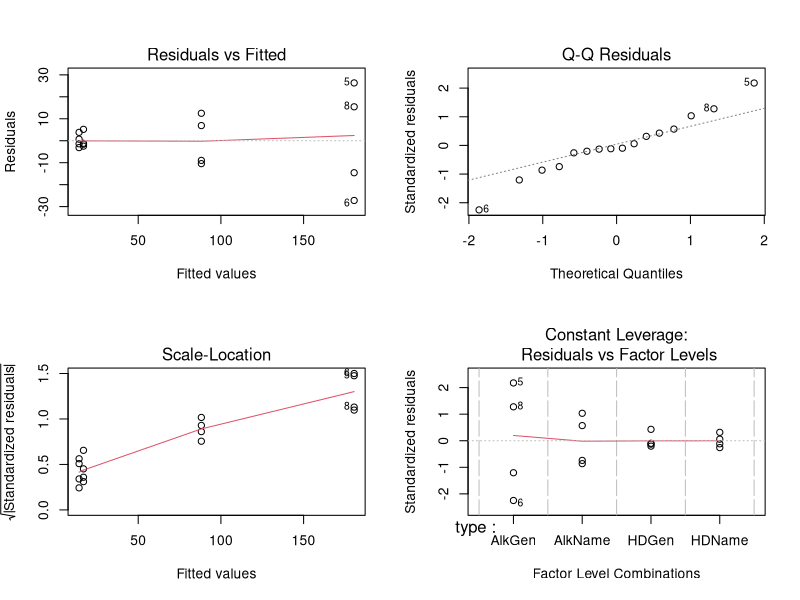
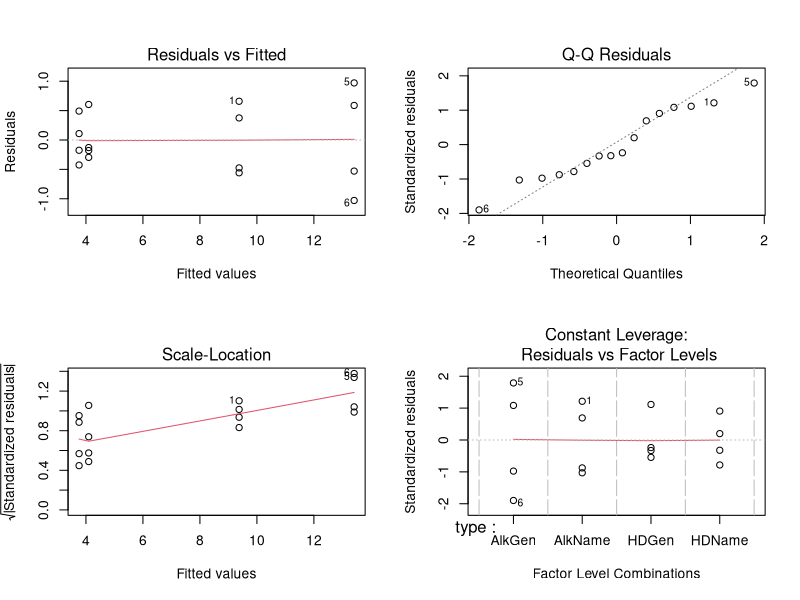
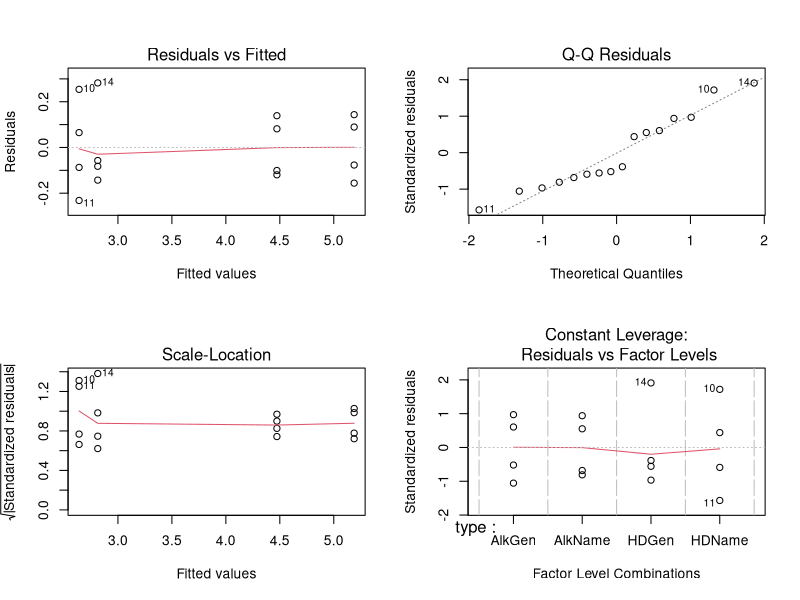
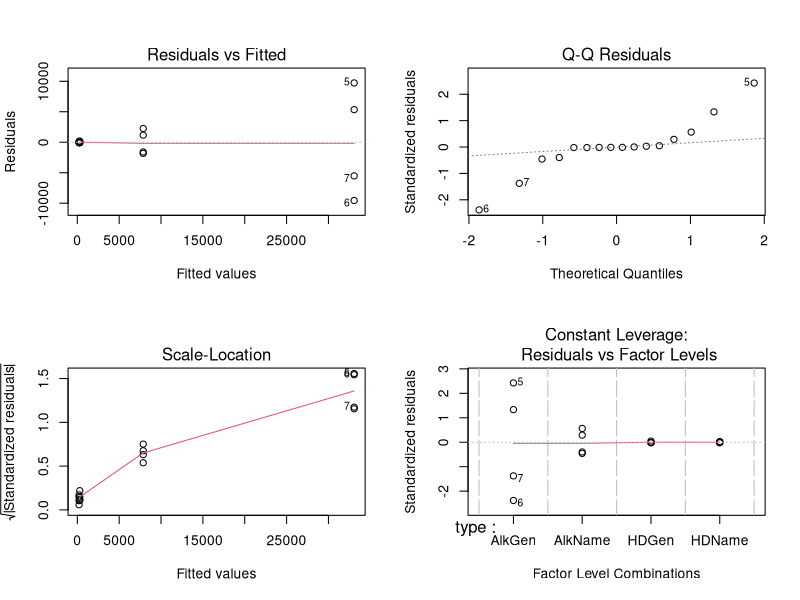
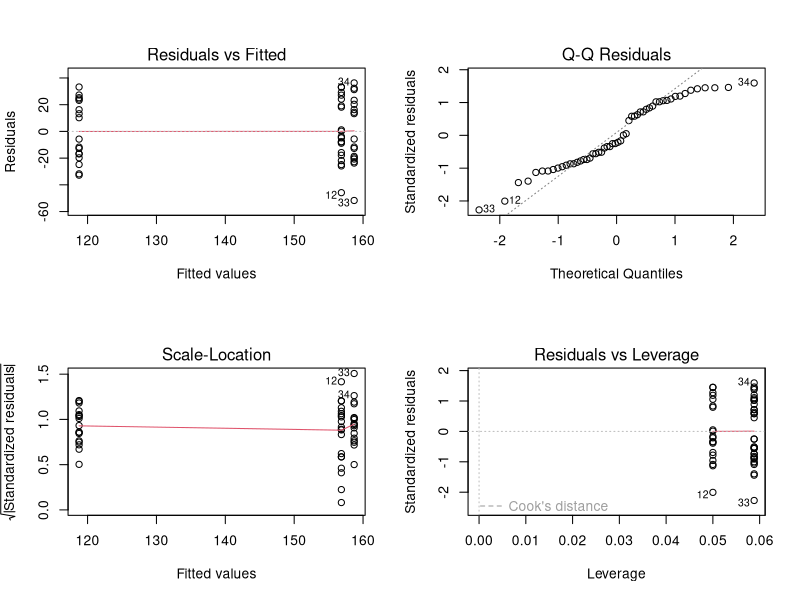
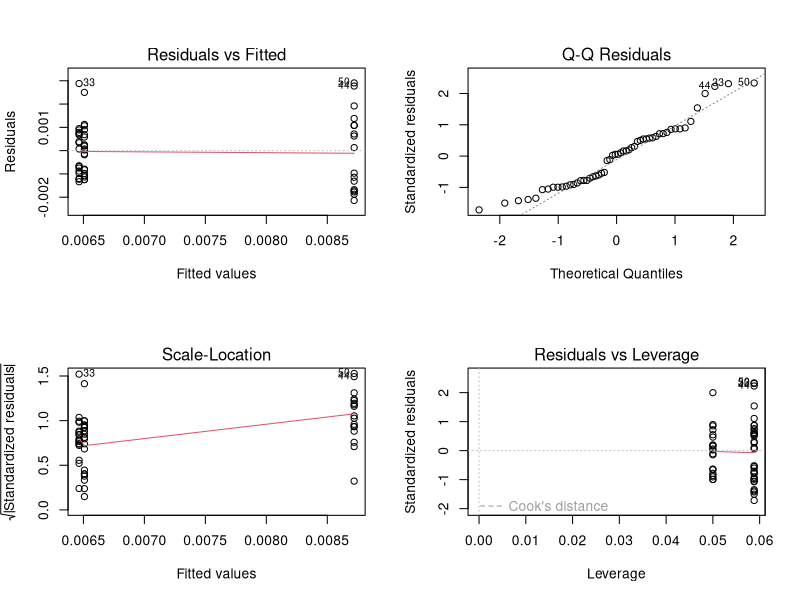

Reproduce these figures in R, in order.
type<-c("AlkName","AlkName","AlkName","AlkName","AlkGen","AlkGen","AlkGen","AlkGen",
        "HDName","HDName","HDName","HDName","HDGen","HDGen","HDGen","HDGen")
life<-c(100.668, 77.734, 79.210, 95.063, 206.880, 153.347, 165.980, 196.000,
        14.951, 18.063, 11.111, 12.840, 15.340, 22.090, 15.734, 14.440)
batt<-data.frame(type=type, life=life)
batt

fit1<-aov(life~type, data=batt)
summary(fit1)

par(mfrow=c(2,2))
plot(fit1)

##3
batt$SqrtLife<-sqrt(life)
fit2<-aov(SqrtLife~type, data=batt)
summary(fit2)

par(mfrow=c(2,2))
plot(fit2)

model1<-aov(SqrtLife~type, data = batt)
anova(model1)

library(lsmeans)
lsmType=lsmeans(model1,~type)
summary(contrast(lsmType, method="pairwise", adjust="tukey"),
        infer=c(T,T), level=0.95, side="two-sided")

##4
batt$LogLife<-log(life)
fit3<-aov(LogLife~type, data=batt)
summary(fit3)

par(mfrow=c(2,2))
plot(fit3)

##5
batt$SqrLife<-(life)^2
fit4<-aov(SqrLife~type, data=batt)
summary(fit4)

par(mfrow=c(2,2))
plot(fit4)


##8
type<-c(rep("Beef",20),rep("Pork",17),rep("Chicken",17))
calories<-c(186,181,176,149,184,190,158,139,175,148,152,111,141,153,190,157,131,149,135,132,
            173,191,182,190,172,147,146,139,175,136,179,153,107,195,135,140,138,
            129,132,102,106,94,102,87,99,107,113,135,142,86,143,152,146,144)
hotdog<-data.frame(type=type, calories=calories)

fit5<-aov(calories~type, data=hotdog)
summary(fit5)

par(mfrow=c(2,2))
plot(fit5)

hotdog$InvCalories<-1/(calories)
fit6<-aov(InvCalories~type, data=hotdog)
summary(fit6)

par(mfrow=c(2,2))
plot(fit6)

model2<-aov(InvCalories~type, data = hotdog)
anova(model2)

library(lsmeans)
lsmType=lsmeans(model2,~type)
summary(contrast(lsmType, method="pairwise", adjust="tukey"),
        infer=c(T,T), level=0.95, side="two-sided")
